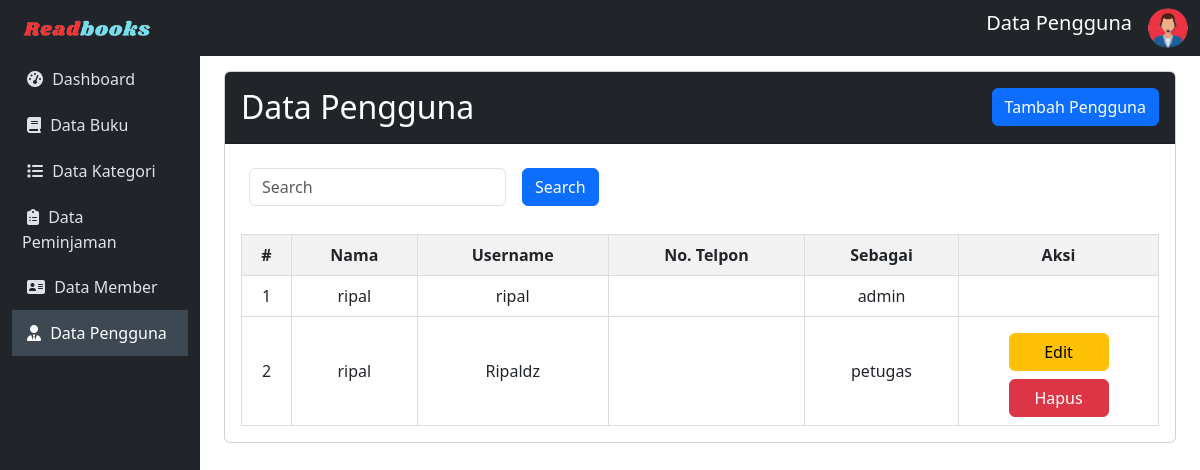
Screenshot of /admin/akun/pengguna.php with the database file from the repository.
### tables this page shows
CREATE TABLE `user` (
  `id` int(50) NOT NULL,
  `nama` varchar(50) NOT NULL,
  `username` varchar(50) NOT NULL,
  `password` varchar(50) NOT NULL,
  `no_telp` varchar(50) NOT NULL,
  `sebagai` varchar(50) NOT NULL
);

### config/config.php (called while the page is built, shortened)
<?php
$host = "127.0.0.1";
$username = "root";
$password = "";
$database_name = "ukk_ripal";
$connection = mysqli_connect($host, $username, $password, $database_name);
function queryReadData($dataKategori)
{
  global $connection;
  $result = mysqli_query($connection, $dataKategori);
  $items = [];
  while ($item = mysqli_fetch_assoc($result)) {
    $items[] = $item;
  }
  return $items;
}
?>

### admin/akun/pengguna.php (the view, shortened to what this page needs)
<?php
include "../../config/config.php";
$datapengguna = queryReadData("SELECT * FROM user order by sebagai, nama ASC");
?>
<!DOCTYPE html>
<html lang="en">
<head>
    <link href="https://cdn.jsdelivr.net/npm/bootstrap@5.3.2/dist/css/bootstrap.min.css" rel="stylesheet">
</head>
<body>
    <nav class="navbar navbar-expand-lg navbar-dark sticky-top">
        <div class="container-fluid">
            <a class="navbar-brand" href="index.php"><img src="../../assets/readbook.png" width="150px"></a>
            <div class="collapse navbar-collapse" id="mynavbar">
                <ul class="navbar-nav ms-auto">
                    <li class="nav-item">
                        <span class="navbar-brand text-center">Data Pengguna</span>
                    </li>
                    <li class="nav-item">
                        <i id="profile-icon" class="bi bi-person-circle text-light" data-bs-toggle="dropdown">
                            <img src="../../assets/adminLogo.png" alt="Avatar Logo" style="width:40px;" class="rounded-pill"></i>
                    </li>
                </ul>
            </div>
        </div>
    </nav>
    <div class="container-fluid">
        <div class="row">
            <nav id="sidebar" class="col-md-3 col-lg-2 d-md-block position-fixed vh-100">
                <div class="position-sticky">
                    <ul class="nav flex-column">
                        <li class="nav-item">
                            <a class="nav-link" href="../index.php">
                               <i class="fa fa-dashboard" style="margin: 5px;"></i>
                                Dashboard
                            </a>
                        </li>
                        <li class="nav-item">
                            <a class="nav-link" href="../buku/data-buku.php">
                            <i class="fa fa-book" style="margin: 5px;"></i>
                                Data Buku
                            </a>
                        </li>
                        <li class="nav-item">
                            <a class="nav-link" href="../kategori/data-kategori.php">
                            <i class="fa fa-list" style="margin: 5px;"></i>
                                Data Kategori
                            </a>
                        </li>
                        <li class="nav-item">
                            <a class="nav-link" href="../peminjaman/data-peminjaman.php">
                            <i class="fas fa-clipboard-list" style="margin: 5px;"></i>
                                Data Peminjaman
                            </a>
                        </li>
                        <li class="nav-item">
                            <a class="nav-link" href="../member/data-member.php">
                            <i class="fa fa-address-card" style="margin: 5px;"></i>
                                Data Member
                            </a>
                        </li>
                        <li class="nav-item">
                            <a class="nav-link active" href="pengguna.php">
                            <i class="fas fa-user-tie" style="margin: 5px;"></i>
                                Data Pengguna
                            </a>
                        </li>
                    </ul>
                </div>
            </nav>
            <main id="content" class="col-md-9 ms-sm-auto col-lg-10 px-md-4">
                <div class="card">
                <div class="card-header bg-dark text-white">
                        <h2 class="mt-2">Data Pengguna
                            <button type="button" class="btn btn-primary" data-bs-toggle="modal" data-bs-target="#myModal" style="float: right;">
                                Tambah Pengguna
                            </button>
                        </h2>
                    </div>
                    <div class="card-body scrollable-card">
                        <form class="d-flex" action="" method="post">
                            <div style="display: flex;">
                                <input class="form-control m-2" type="text" name="keyword" id="keyword" placeholder="Search">
                                <button class="btn btn-primary m-2" type="submit" name="search">Search</button>
                            </div>
                        </form>
                        <table>
                            <thead>
                                <tr>
                                    <th style="width:50px;">#</th>
                                    <th>Nama</th>
                                    <th>Username</th>
                                    <th>No. Telpon</th>
                                    <th>Sebagai</th>
                                    <th style="width:200px;">Aksi</th>
                                </tr>
                            </thead>
                            <tbody>
                                <?php
                                $no = 1;
                                foreach ($datapengguna as $item) :
                                ?>
                                    <tr>
                                        <td style="width:50px;"><?= $no++; ?></td>
                                        <td><?= $item['nama']; ?></td>
                                        <td><?= $item['username']; ?></td>
                                        <td><?= $item['no_telp']; ?></td>
                                        <td><?= $item['sebagai']; ?></td>
                                        <td style="width:200px;">
                                            <?php
                                            if ($item['id'] !== '1') {
                                            ?>
                                                <a href="editAkun.php?id=<?= $item['id']; ?>" class="btn btn-warning mt-2" style="width:100px;">Edit</a>
                                                <a href="deleteAkun.php?id=<?= $item['id']; ?>" class="btn btn-danger mt-2" style="width:100px;" onclick="return confirm('Apakah Pengguna dengan Nama <?= $item['nama']; ?> ingin anda hapus?');">Hapus</a>
                                            <?php
                                            }
                                            ?>
                                        </td>
                                    </tr>
                                <?php endforeach; ?>
                            </tbody>
                        </table>
                    </div>
                </div>
            </main>
        </div>
    </div>
</body>
</html>

### admin/akun/pengguna.php (style rules this page uses)
body { font-family: 'Segoe UI', Tahoma, Geneva, Verdana, sans-serif; }
#sidebar { background-color: #212529; color: #fff; }
#content { transition: margin-left 0.5s; padding: 15px; }
.navbar { background-color: #212529; }
.navbar-brand { color: #fff; }
.nav-link { padding: 10px; text-decoration: none; color: #dee2e6; transition: background-color 0.3s, color 0.3s; }
.nav-link.active { background-color: #3d4852; color: #fff; }
table { width: 100%; border-collapse: collapse; margin-top: 20px; }
th, td { border: 1px solid #ddd; padding: 8px; text-align: center; }
th { background-color: #f2f2f2; }
.scrollable-card { max-height: 460px; overflow-y: auto; }

### rows the page displays
user: nama "ripal", username "ripal", sebagai "admin"
user: nama "ripal", username "Ripaldz", sebagai "petugas"
